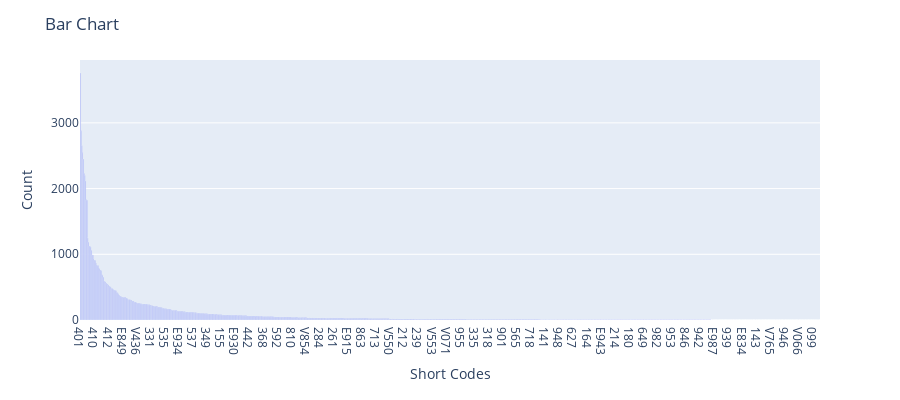

The cell this chart's notebook holds for it:
### Code cell
import plotly.express as px
fig = px.bar(
    test_val_df,
    x='short_codes',
    y='count',
    height=400
)

fig.update_layout(
    title='Bar Chart',
    xaxis_title='Short Codes',
    yaxis_title='Count'
)

fig.show()

### Figure 1 — Plotly figure (JSON) as saved in the notebook; plotly's stock layout.template omitted (floating-point values rounded to 4 significant figures; data arrays with more than 128 entries replaced by an {"elided": "..."} marker saying what was removed)
{"data": [{"alignmentgroup": "True", "hovertemplate": "short_codes=%{x}<br>count=%{y}<extra></extra>", "legendgroup": "", "marker": {"color": "#636efa", "pattern": {"shape": ""}}, "name": "", "offsetgroup": "", "orientation": "v", "showlegend": false, "textposition": "auto", "type": "bar", "x": {"elided": "998 str values"}, "xaxis": "x", "y": {"elided": "998 int values"}, "yaxis": "y"}], "layout": {"barmode": "relative", "height": 400, "legend": {"tracegroupgap": 0}, "margin": {"t": 60}, "title": {"text": "Bar Chart"}, "xaxis": {"anchor": "y", "domain": [0, 1], "title": {"text": "Short Codes"}}, "yaxis": {"anchor": "x", "domain": [0, 1], "title": {"text": "Count"}}}}
